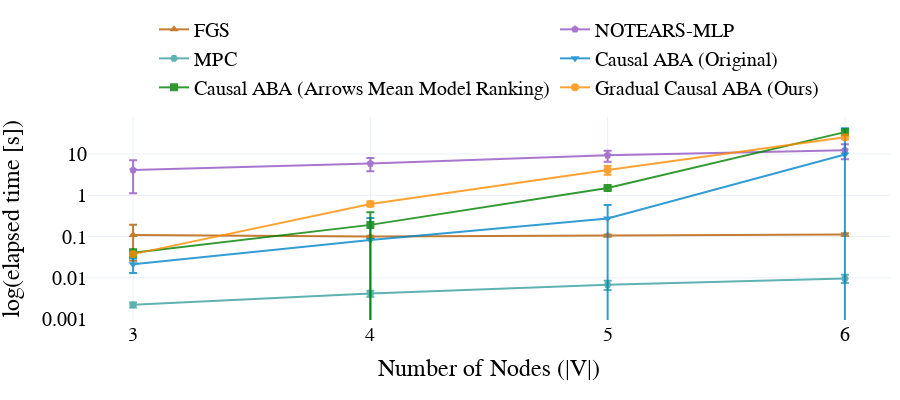

The notebook cell this image was saved under:
### Code cell
importlib.reload(utils)
from utils import plot_runtime

v1_data_for_runtime_plot = v1_data_for_runtime_plot[v1_data_for_runtime_plot['n_nodes'] <= 6]
fig = plot_runtime(v1_data_for_runtime_plot,
             colors_dict={**colors_dict},
             names_dict=names_dict,
             symbols_dict=symbols_dict,
             methods=[
                                # 'Random',
                                'FGS',
                                'NOTEARS-MLP',
                                'MPC',
                                'Causal ABA (Original)',
                                # 'Causal ABA (Refined Fact Ranking)',
                                # 'Causal ABA (Refined Model Ranking)',
                                # 'Causal ABA (Arrows Sum Model Ranking)',
                                'Causal ABA (Arrows Mean Model Ranking)',
                                'Gradual Causal ABA (Ours)',
                            ],
            plot_width=900, plot_height=400)
fig.write_image("./random_runtime.png", scale=3, width=1000, height=600)

### Figure 1 — Plotly figure (JSON) as saved in the notebook; plotly's stock layout.template omitted (floating-point values rounded to 4 significant figures)
{"data": [{"error_y": {"array": [0.08306, 0.004207, 0.006058, 0.007394], "thickness": 2, "type": "data"}, "line": {"color": "#b85c00", "width": 2}, "marker": {"color": "#b85c00", "size": 8, "symbol": "triangle-up-dot"}, "mode": "lines+markers", "name": "FGS", "opacity": 0.8, "type": "scatter", "x": ["3", "4", "5", "6"], "y": [0.1091, 0.1004, 0.1064, 0.1124]}, {"error_y": {"array": [2.966, 2.115, 2.795, 4.87], "thickness": 2, "type": "data"}, "line": {"color": "#9454c4", "width": 2}, "marker": {"color": "#9454c4", "size": 8, "symbol": "pentagon-dot"}, "mode": "lines+markers", "name": "NOTEARS-MLP", "opacity": 0.8, "type": "scatter", "x": ["3", "4", "5", "6"], "y": [4.086, 5.917, 9.289, 12.36]}, {"error_y": {"array": [0.0002946, 0.0007152, 0.001727, 0.002168], "thickness": 2, "type": "data"}, "line": {"color": "#379f9f", "width": 2}, "marker": {"color": "#379f9f", "size": 8, "symbol": "hexagon2-dot"}, "mode": "lines+markers", "name": "MPC", "opacity": 0.8, "type": "scatter", "x": ["3", "4", "5", "6"], "y": [0.002216, 0.004184, 0.006782, 0.009655]}, {"error_y": {"array": [0.008098, 0.1984, 0.3049, 32.17], "thickness": 2, "type": "data"}, "line": {"color": "#0085CA", "width": 2}, "marker": {"color": "#0085CA", "size": 8, "symbol": "triangle-down-dot"}, "mode": "lines+markers", "name": "Causal ABA (Original)", "opacity": 0.8, "type": "scatter", "x": ["3", "4", "5", "6"], "y": [0.02123, 0.08277, 0.2756, 9.721]}, {"error_y": {"array": [0.008412, 0.1982, 0.1284, 3.245], "thickness": 2, "type": "data"}, "line": {"color": "#008100", "width": 2}, "marker": {"color": "#008100", "size": 8, "symbol": "square-dot"}, "mode": "lines+markers", "name": "Causal ABA (Arrows Mean Model Ranking)", "opacity": 0.8, "type": "scatter", "x": ["3", "4", "5", "6"], "y": [0.04069, 0.192, 1.509, 33.92]}, {"error_y": {"array": [0.0008819, 0.08581, 0.9757, 2.567], "thickness": 2, "type": "data"}, "line": {"color": "#ff8c00", "width": 2}, "marker": {"color": "#ff8c00", "size": 8, "symbol": "circle-dot"}, "mode": "lines+markers", "name": "Gradual Causal ABA (Ours)", "opacity": 0.8, "type": "scatter", "x": ["3", "4", "5", "6"], "y": [0.03759, 0.6181, 4.123, 25.4]}], "layout": {"font": {"color": "black", "family": "Serif", "size": 20}, "height": 400, "legend": {"orientation": "h", "x": 0.5, "xanchor": "center", "y": 1.05, "yanchor": "bottom"}, "margin": {"b": 80, "l": 10, "r": 10, "t": 10}, "width": 900, "xaxis": {"anchor": "y", "domain": [0, 1], "title": {"text": "Number of Nodes (|V|)"}}, "yaxis": {"anchor": "x", "domain": [0, 1], "title": {"text": "log(elapsed time [s])"}, "type": "log"}}}
